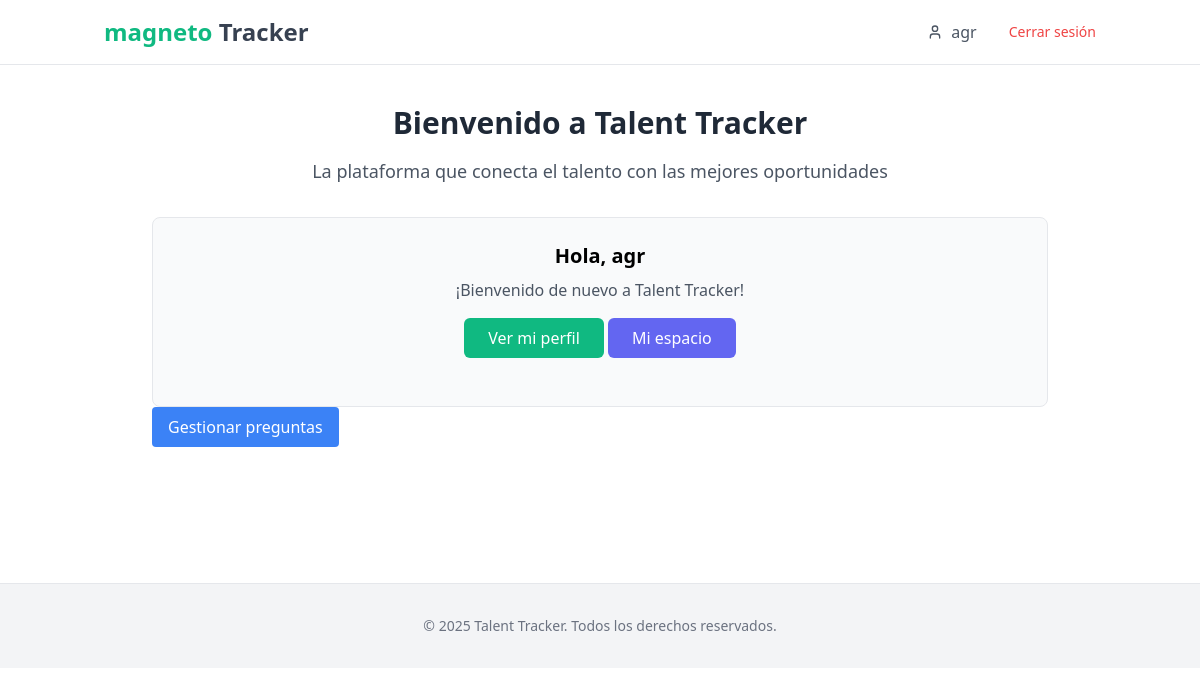
Page / (signed in) on the earlier database version.
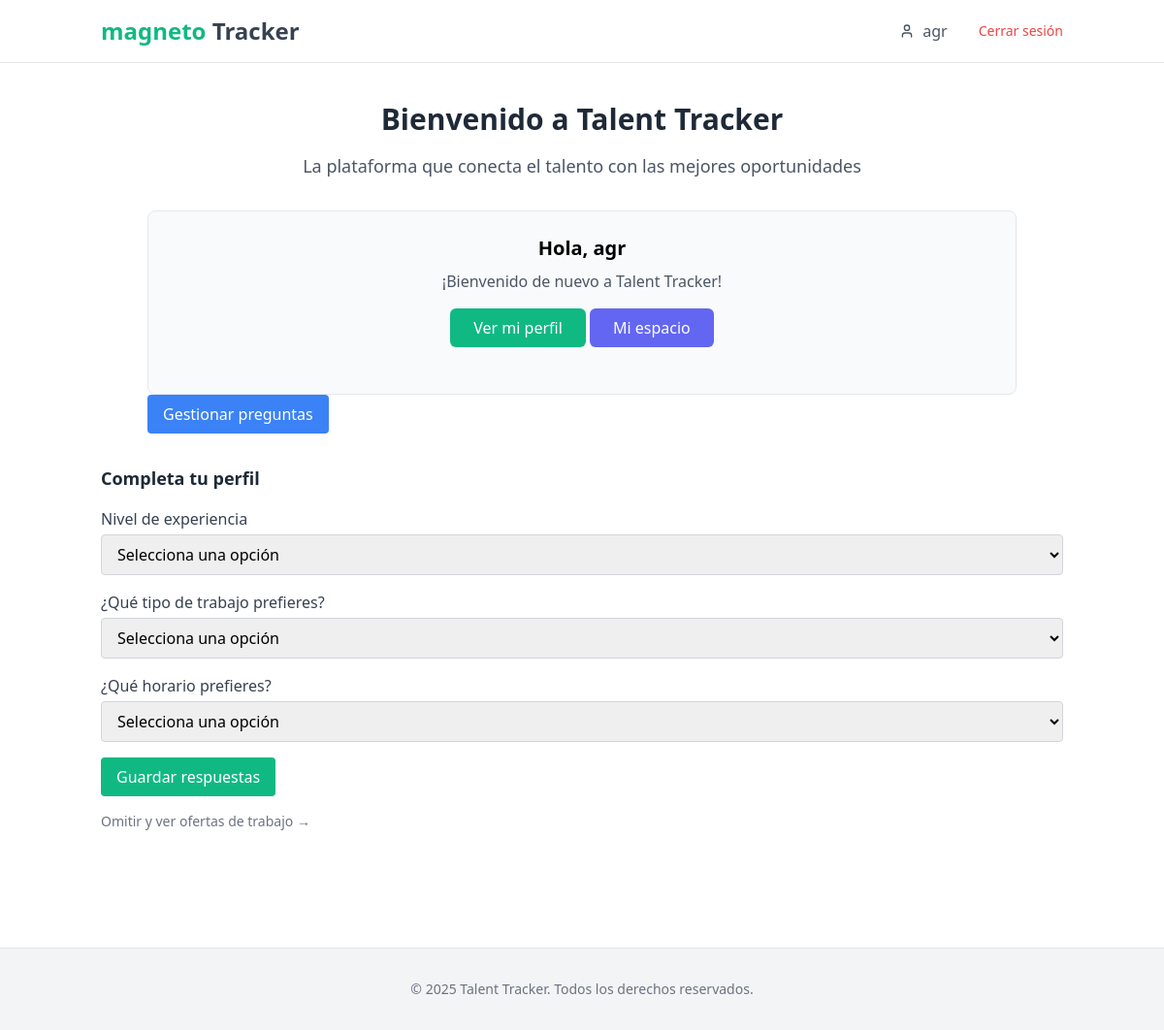
Same page on the later database version.
### talentracker/models.py (models this page shows, shortened)
class PreguntaPerfil(models.Model):
    texto = models.CharField(max_length=255)
    obligatoria = models.BooleanField(default=False)

### talentracker/views.py (the view)
# urls.py: path('', talenTracker.home, name='home'),
def home(request):
    return render(request, 'home.html')

### talentracker/templates/home.html (shortened to what the changed rows need)
{% load static %}
<!DOCTYPE html>
<html lang="es">
<head>
    <script src="https://cdn.tailwindcss.com"></script>
</head>
<body class="min-h-screen bg-white">
    <nav class="border-b border-gray-200">
        <div class="container mx-auto px-4 py-3 flex items-center justify-between">
            <div class="flex items-center">
                <h1 class="text-2xl font-bold">
                    <span class="text-green-500">magneto</span>
                    <span class="text-gray-700">Tracker</span>
                </h1>
            </div>
        </div>
    </nav>
    <main class="container mx-auto px-4 py-10">
        <div class="max-w-4xl mx-auto">
            <div class="text-center mb-8">
                <h2 class="text-3xl font-bold text-gray-800 mb-4">Bienvenido a Talent Tracker</h2>
            </div>
                {% if user.is_authenticated %}
                    </div>
                    {% if request.preguntas_perfil %}
                        <form method="post" action="{% url 'guardar_respuestas' %}" class="space-y-4 text-left">
                            <h4 class="text-lg font-semibold text-gray-800 mb-2">Completa tu perfil</h4>
                            {% for pregunta in request.preguntas_perfil %}
                                <div>
                                    <label class="block text-gray-700 font-medium mb-1">{{ pregunta.texto }}</label>
                                    <select name="pregunta_{{ pregunta.id }}"
                                            class="w-full border border-gray-300 rounded px-3 py-2 focus:outline-none focus:ring focus:ring-green-200"
                                            {% if pregunta.obligatoria %}required{% endif %}>
                                        <option value="">Selecciona una opción</option>
                                    </select>
                                </div>
                            {% endfor %}
                            <button type="submit" class="bg-green-500 hover:bg-green-600 text-white px-4 py-2 rounded">
                                Guardar respuestas
                            </button>
                            <a href="{% url 'dashboard' %}" class="text-sm text-gray-500 hover:underline block mt-2">
                                Omitir y ver ofertas de trabajo →
                            </a>
                        </form>
                    {% endif %}
                {% endif %}
    </main>
</body>
</html>

Differences in the rows shown:
added PreguntaPerfil: texto "Nivel de experiencia"
added PreguntaPerfil: texto "¿Qué tipo de trabajo prefieres?"
added PreguntaPerfil: texto "¿Qué horario prefieres?"
Other differences:
text now shown: "Completa tu perfil Guardar respuestas Omitir y ver ofertas de trabajo →"
